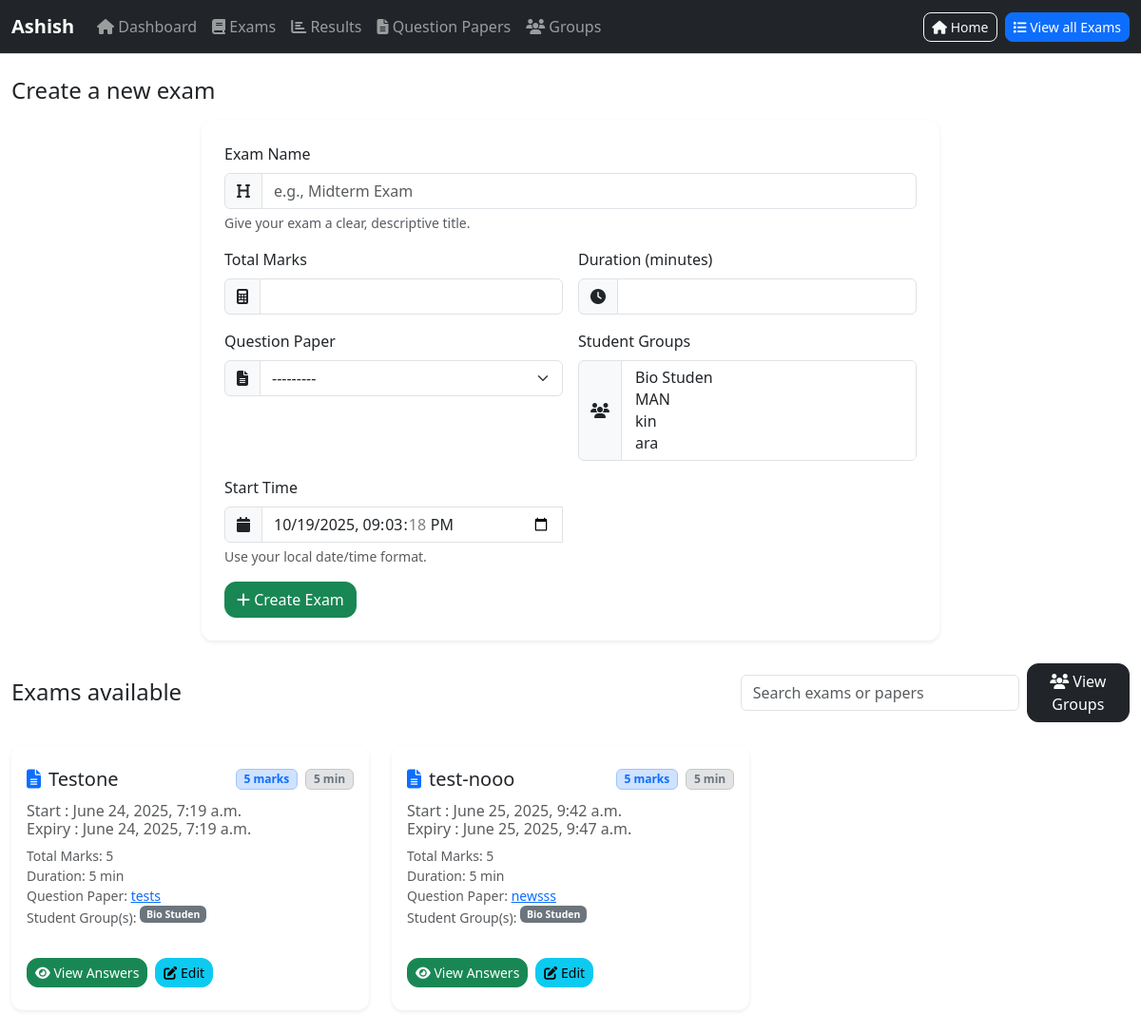
The app's page /prof/exams (signed in), older data.
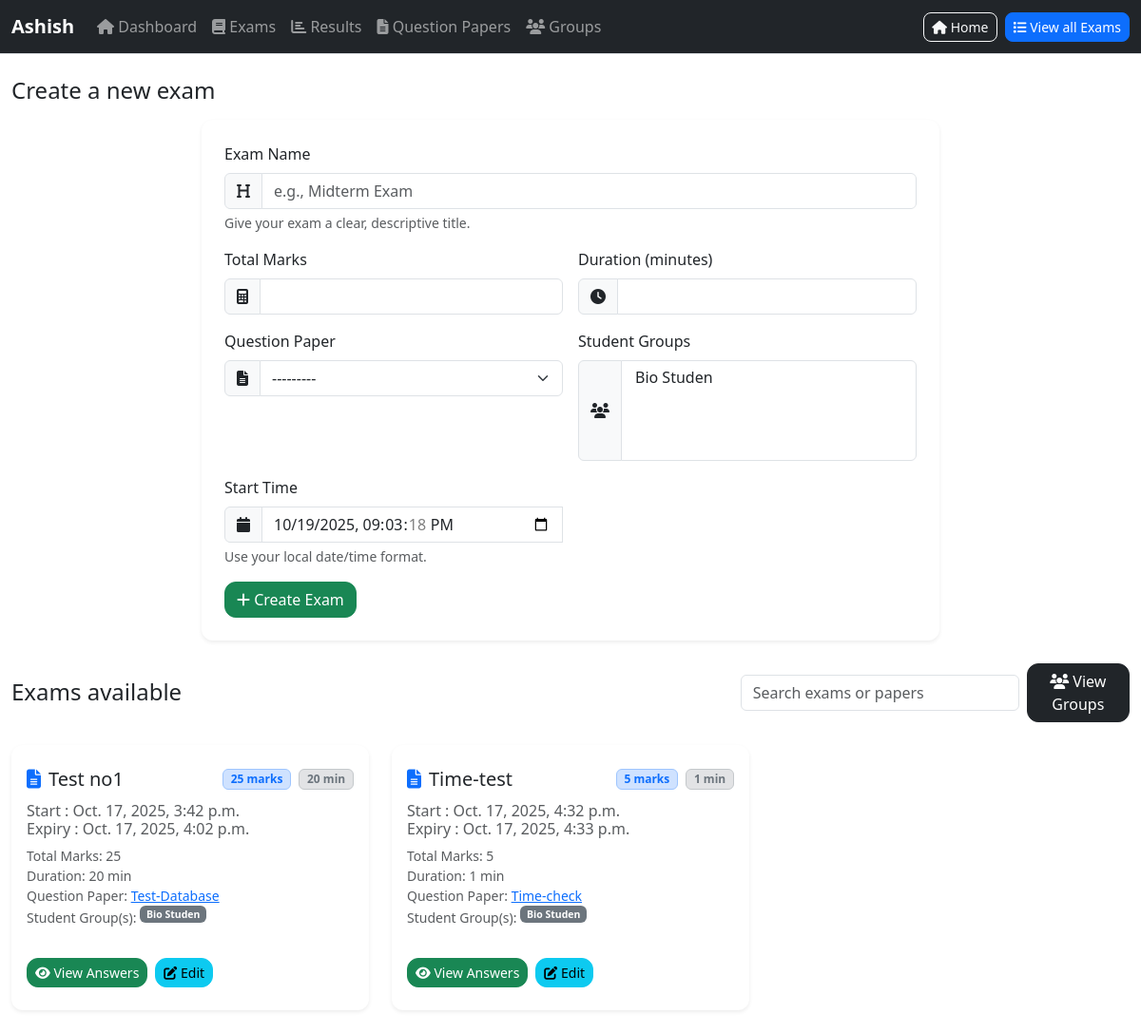
The same page, newer data.
### main/models/exam.py (models this page shows, shortened)
class Exam_Model(models.Model):
    professor = models.ForeignKey(User, limit_choices_to={'groups__name': "Professor"}, on_delete=models.CASCADE)
    name = models.CharField(max_length=50)
    total_marks = models.IntegerField()
    duration = models.IntegerField()
    question_paper = models.ForeignKey(Question_Paper, on_delete=models.CASCADE, related_name='exams')
    student_group = models.ManyToManyField(Special_Students, related_name='exams')
    start_time = models.DateTimeField(default=timezone.now)
    end_time = models.DateTimeField(default=timezone.now)

### main/models/question_paper.py (models this page shows)
class Question_Paper(models.Model):
    professor = models.ForeignKey(User, limit_choices_to={'groups__name': "Professor"}, on_delete=models.CASCADE)
    qPaperTitle = models.CharField(max_length=100)
    questions = models.ManyToManyField(Question_DB)
    def __str__(self):
        return f' Question Paper Title :- {self.qPaperTitle}\n'

### main/models/group.py (models this page shows)
class Special_Students(models.Model):
    professor = models.ForeignKey(User, limit_choices_to={'groups__name': "Professor"}, on_delete=models.CASCADE)
    category_name = models.CharField(max_length=10)
    students = models.ManyToManyField(User, limit_choices_to={'groups__name': "Student"}, related_name='student_groups')
    def __str__(self):
        return self.category_name

### prof/views/exam.py (the view, shortened to what this page needs)
def view_exams(request):
    prof = request.user
    new_Form = ExamForm()
    new_Form.fields["student_group"].queryset = Special_Students.objects.filter(  # type: ignore
        professor=prof)
    new_Form.fields["question_paper"].queryset = Question_Paper.objects.filter(  # type: ignore
        professor=prof)
    exams = Exam_Model.objects.filter(professor=prof)  # type: ignore
    return render(request, 'prof/exam/view_exams.html', {
        'exams': exams, 'examform': new_Form, 'prof': prof,
    })

### prof/forms.py
class ExamForm(forms.ModelForm):
    class Meta:
        model = Exam_Model
        exclude = ['professor', 'end_time']
        widgets = {
            'name': forms.TextInput(attrs={'class': 'form-control', 'placeholder': 'e.g., Midterm Exam'}),
            'total_marks': forms.NumberInput(attrs={'class': 'form-control', 'min': '0'}),
            'duration': forms.NumberInput(attrs={'class': 'form-control', 'min': '1', 'step': '1'}),
            'question_paper': forms.Select(attrs={'class': 'form-select'}),
            'student_group': forms.SelectMultiple(attrs={'class': 'form-select'}),
            'start_time': forms.DateTimeInput(attrs={'class': 'form-control', 'type': 'datetime-local'}),
        }

### prof/templates/prof/exam/view_exams.html (shortened to what this page needs)
{% extends 'prof/base/base.html' %}
{% load static %}
{% block navbar_title %}{{ prof.username }}{% endblock navbar_title %}
{% block buttons %}
    <a class="btn btn-outline-light btn-sm me-2" href="{% url 'prof:index' %}"><i class="fa fa-home"></i> Home</a>
    <a class="btn btn-primary btn-sm" href="#exams"><i class="fa fa-list"></i> View all Exams</a>
{% endblock buttons %}
{% block body %}
    <div class="container py-4">
        <div class="d-flex align-items-center justify-content-between flex-wrap gap-3 mb-3">
            <h2 class="h4 mb-0">Create a new exam</h2>
        </div>
        <div class="row justify-content-center">
            <div class="col-lg-8 col-md-10 col-sm-12">
                <div class="card shadow-sm border-0 rounded-4">
                    <div class="card-body p-4">
                    <form method="POST" class="needs-validation" novalidate>
                    <div class="row g-3">
                        <div class="col-12">
                            <label class="form-label" for="{{ examform.name.id_for_label }}">Exam Name</label>
                            <div class="input-group">
                                <span class="input-group-text"><i class="fa fa-heading"></i></span>
                                {{ examform.name }}
                            </div>
                            <div class="form-text">Give your exam a clear, descriptive title.</div>
                        </div>
                        <div class="col-md-6">
                            <label class="form-label" for="{{ examform.total_marks.id_for_label }}">Total Marks</label>
                            <div class="input-group">
                                <span class="input-group-text"><i class="fa fa-calculator"></i></span>
                                {{ examform.total_marks }}
                            </div>
                        </div>
                        <div class="col-md-6">
                            <label class="form-label" for="{{ examform.duration.id_for_label }}">Duration (minutes)</label>
                            <div class="input-group">
                                <span class="input-group-text"><i class="fa fa-clock"></i></span>
                                {{ examform.duration }}
                            </div>
                        </div>
                        <div class="col-md-6">
                            <label class="form-label" for="{{ examform.question_paper.id_for_label }}">Question Paper</label>
                            <div class="input-group">
                                <span class="input-group-text"><i class="fa fa-file-lines"></i></span>
                                {{ examform.question_paper }}
                            </div>
                        </div>
                        <div class="col-md-6">
                            <label class="form-label" for="{{ examform.student_group.id_for_label }}">Student Groups</label>
                            <div class="input-group">
                                <span class="input-group-text"><i class="fa fa-users"></i></span>
                                {{ examform.student_group }}
                            </div>
                        </div>
                        <div class="col-md-6">
                            <label class="form-label" for="{{ examform.start_time.id_for_label }}">Start Time</label>
                            <div class="input-group">
                                <span class="input-group-text"><i class="fa fa-calendar"></i></span>
                                {{ examform.start_time }}
                            </div>
                            <div class="form-text">Use your local date/time format.</div>
                        </div>
                        <div class="col-12">
                            <div class="d-grid d-sm-flex gap-2">
                                <button class="btn btn-success" type="submit">
                                    <i class="fa fa-plus"></i> Create Exam
                                </button>
                            </div>
                        </div>
                    </div>
                    </form>
                    </div>
                </div>
            </div>
        </div>
        <div id='exams'>
            <div class="d-flex align-items-center justify-content-between flex-wrap gap-3 my-4">
                <h2 class="h4 mb-0">Exams available</h2>
                <div class="d-flex align-items-center gap-2">
                    <input id="searchExam" class="form-control" type="search" placeholder="Search exams or papers" aria-label="Search">
                    <a class="btn btn-dark" href="{% url 'prof:view_groups' %}" target="_blank">
                            <i class="fa fa-users"></i> View Groups
                        </a>
                </div>
            </div>
            <div class="row g-4">
                    {% for t in exams %}
                    <div class="col-xl-4 col-lg-6 col-md-6">
                        <div class="card h-100 shadow-sm border-0 rounded-4 exam-card" data-name="{{ t.name|lower }}" data-paper="{{ t.question_paper.qPaperTitle|lower }}">
                        <div class="card-header bg-transparent border-0 pt-4 pb-0">
                            <div class="d-flex align-items-center justify-content-between">
                                <h5 class="mb-0"><i class="fa fa-file-lines text-primary me-2"></i>{{ t.name }}</h5>
                                <div class="d-flex gap-2">
                                    <span class="badge bg-primary-subtle text-primary border border-primary-subtle">{{ t.total_marks }} marks</span>
                                    <span class="badge bg-secondary-subtle text-secondary border border-secondary-subtle">{{ t.duration }} min</span>
                                </div>
                            </div>
                        </div>
                        <div class="card-body pt-3">
                            <h6 class="card-subtitle mb-2 text-muted">
                                Start : {{ t.start_time }}<br>
                                Expiry : {{ t.end_time }}
                            </h6>
                            <div class="small text-muted mb-3">
                                <div>Total Marks: {{t.total_marks}}</div>
                                <div>Duration: {{t.duration}} min</div>
                                <div>Question Paper: <a
                                    href="{% url 'prof:view_specific_paper' t.question_paper.id %}">{{ t.question_paper.qPaperTitle }}</a></div>
                                <div>Student Group(s):
                                    {% for group in t.student_group.all %}
                                        <span class="badge bg-secondary me-1">{{ group.category_name }}</span>
                                    {% endfor %}
                                </div>
                            </div>
                        </div>
                        <div class="card-footer bg-transparent border-0 pt-0 pb-4">
                            <div class="d-grid gap-2 d-md-flex">
                                <a href="{% url 'prof:evaluate_exam' t.id %}" class="btn btn-success btn-sm" title="View Student Answers">
                                    <i class="fa fa-eye"></i> View Answers
                                </a>
                                <a href="{% url 'prof:edit_exam' t.id %}" class="btn btn-info btn-sm">
                                    <i class="fa fa-edit"></i> Edit
                                </a>
                            </div>
                        </div>
                        </div>
                    </div>
                    {% endfor %}
            </div>
        </div>
    </div>
{% endblock body %}

### prof/templates/prof/base/base.html (shortened to what this page needs)
{% load static %}
<!DOCTYPE html>
<html lang="en">
<head>
    <link rel="stylesheet" href="https://cdn.jsdelivr.net/npm/bootstrap@5.3.3/dist/css/bootstrap.min.css">
    <link rel="stylesheet" href="https://cdnjs.cloudflare.com/ajax/libs/font-awesome/6.5.2/css/all.min.css">
    <link rel="stylesheet" href="{% static 'main/css/student_cards.css' %}">
    <link rel="stylesheet" href="{% static 'main/css/responsive-fixes.css' %}">
</head>
<body>
    <nav class="navbar navbar-expand-lg navbar-dark bg-dark border-bottom">
        <div class="container-fluid">
        <a class="navbar-brand fw-semibold" href="#">{% block navbar_title %}{% endblock navbar_title %}</a>
        <div class="collapse navbar-collapse" id="navbarSupportedContent">
            <ul class="navbar-nav me-auto mb-2 mb-lg-0">
                <li class="nav-item">
                    <a class="nav-link" href="{% url 'prof:index' %}">
                        <i class="fa fa-home"></i> Dashboard
                    </a>
                </li>
                <li class="nav-item">
                    <a class="nav-link" href="{% url 'prof:view_exams' %}">
                        <i class="fa fa-book"></i> Exams
                    </a>
                </li>
                <li class="nav-item">
                    <a class="nav-link" href="{% url 'prof:view_all_results' %}">
                        <i class="fa fa-chart-bar"></i> Results
                    </a>
                </li>
                <li class="nav-item">
                    <a class="nav-link" href="{% url 'prof:view_paper' %}">
                        <i class="fa fa-file-text"></i> Question Papers
                    </a>
                </li>
                <li class="nav-item">
                    <a class="nav-link" href="{% url 'prof:view_groups' %}">
                        <i class="fa fa-users"></i> Groups
                    </a>
                </li>
            </ul>
            {% block buttons %}{% endblock buttons %}
        </div>
        </div>
    </nav>
    {% block body %}
    {% endblock body %}
</body>
</html>

### main/static/main/css/responsive-fixes.css (style rules this page uses)
html, body { overflow-x: hidden; max-width: 100%; }
.container, .container-fluid { max-width: 100%; overflow-x: hidden; }
.form-control { max-width: 100%; word-wrap: break-word; overflow-wrap: break-word; }
.card { max-width: 100%; overflow: hidden; }
.card-body { word-wrap: break-word; overflow-wrap: break-word; }
.navbar { flex-wrap: nowrap; }
.navbar-nav { flex-wrap: wrap; }
.badge { white-space: nowrap; overflow: hidden; text-overflow: ellipsis; max-width: 100%; }
a { word-wrap: break-word; overflow-wrap: break-word; }

### prof/templates/prof/base/base.html (style rules this page uses)
:root { --radius: .75rem; --space-1: .25rem; --space-2: .5rem; --space-3: 1rem; }
body { transition: background-color .2s ease, color .2s ease; }
.btn { border-radius: var(--radius); }
.navbar .btn { border-radius: .5rem; }
.rounded-4 { border-radius: var(--radius) !important; }

Row changes from the older to the newer data that the page shows:
removed Exam_Model: name "Testone", total_marks "5", duration "5", start_time "June 24, 2025, 7:19 a.m.", end_time "June 24, 2025, 7:19 a.m.", question_paper.qPaperTitle "tests", Special_Students (category_name "Bio Studen")
removed Exam_Model: name "test-nooo", total_marks "5", duration "5", start_time "June 25, 2025, 9:42 a.m.", end_time "June 25, 2025, 9:47 a.m.", question_paper.qPaperTitle "newsss", Special_Students (category_name "Bio Studen")
added Exam_Model: name "Test no1", total_marks "25", duration "20", start_time "Oct. 17, 2025, 3:42 p.m.", end_time "Oct. 17, 2025, 4:02 p.m.", question_paper.qPaperTitle "Test-Database", Special_Students (category_name "Bio Studen")
added Exam_Model: name "Time-test", total_marks "5", duration "1", start_time "Oct. 17, 2025, 4:32 p.m.", end_time "Oct. 17, 2025, 4:33 p.m.", question_paper.qPaperTitle "Time-check", Special_Students (category_name "Bio Studen")
Text that changed along with them:
form field student_group: "Bio Studen / MAN / kin / ara" → "Bio Studen"
